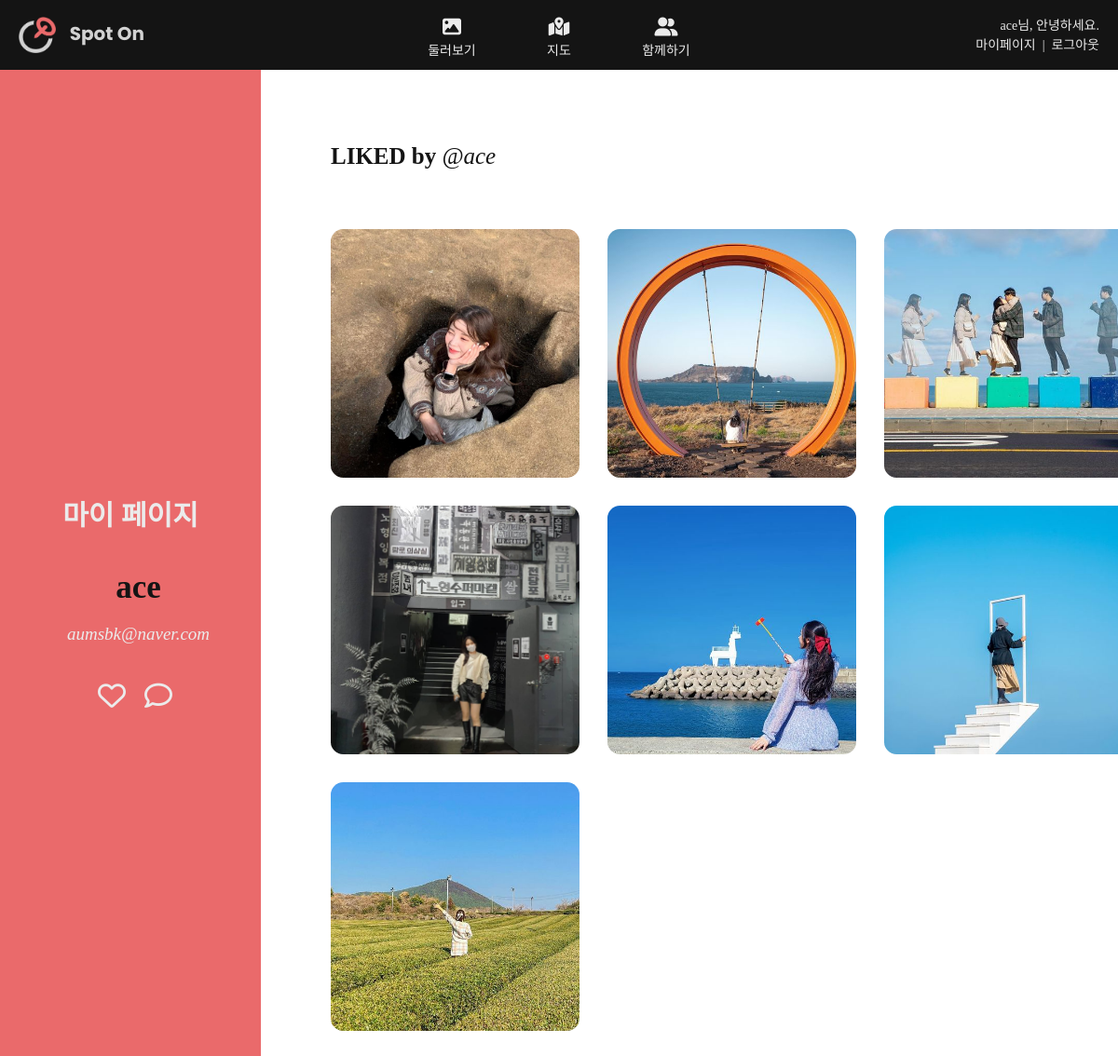
Screenshot of /accounts/mypage/ (signed in) with the database file from the repository.
### accounts/models.py (models this page shows, shortened)
class Profile(models.Model):
    user = models.OneToOneField(User, on_delete=models.CASCADE, null=True)
    email = models.EmailField(max_length=100)
    mbti = models.CharField(max_length=50, null=True)
    type = models.CharField(max_length=100)
    age = models.IntegerField(default=0)
    gender = models.CharField(max_length=50)
    introduce = models.CharField(max_length=100)
    image = models.ImageField(upload_to='accounts', null=True)

### travels/models.py (models this page shows, shortened)
class Travel(models.Model):
    title = models.CharField(max_length=100)
    location = models.CharField(max_length=50)
    region = models.CharField(max_length=100)
    address = models.CharField(max_length=200, null=True, default=1)
    short_content = models.CharField(max_length=50)
    long_content = models.CharField(max_length=100)
    hashtag = models.CharField(max_length=200, default=1)
    image = models.ImageField(upload_to='travels', null=True)
    image_second = models.ImageField(upload_to='travels', null=True)
    created_at = models.DateTimeField(auto_now_add=True)
    liked_users = models.ManyToManyField(User, related_name='liked_travels')
    latitude = models.FloatField(default=0.0)
    longitude = models.FloatField(default=0.0)

### accounts/views.py (the view)
# urls.py: path('mypage/', views.mypage, name='mypage'),
def mypage(request):
    profile = request.user.profile   # 로그인된 유저의 Profile 모델에 접근
    wishlists = request.user.liked_travels.all()  # 로그인된 유저가 좋아요를 누른 포토스팟 목록
    context = {
        'profile': profile,
        'wishlists': wishlists,
    }
    return render(request, 'accounts/mypage.html', context)

### accounts/templates/accounts/mypage.html (shortened to what this page needs)
{% extends 'base.html' %}
{% load static %}
{% block style %}
<link rel="stylesheet" href="{% static 'accounts/mypage_style.css' %}">
{% endblock %}
{% block content %}
<body id="mypage_container">
    <div class="user_navbar">
        <div class="mypage_header">마이 페이지</div><br>
        <ul class="user_links">
            <li class="user_info"><span class="user_name" >{{ profile.user }}</span></li>
            <li class="user_info"><span class="user_email" style="font-style: oblique;">{{ profile.email }}</span></li>
        </ul>
        <ul class="user_icons" style="display: flex; flex-direction: row;">
            <li class="user_link"><a href="#wishlists"><i class="far fa-heart" ></i></a></li>
            <li class="user_link"><a href="#comments"><i class="fa fa-comment-o" aria-hidden="true"></i></a></li>
        </ul>
    </div>
    <br>
    <div class="mypage_pages">
    <div id="wishlists" class="mypage_page" >
        <div class="wishlist_liked">LIKED by <span class="highlight" style="font-style: oblique;">@{{ profile.user }}</span></div><br>
        <div class="wishlist_spots">
            {% for wishlist in wishlists %}
            <div class="wishlist_box">
                <img src="{{ wishlist.image.url }}" alt="위시리스트 이미지" class="wishlist_image">
            </div>
            {% endfor %}
            {% endblock %}

### templates/base.html (shortened to what this page needs)
{% load static %}
<!DOCTYPE html>
<html lang="ko">
<head>
    <link rel="stylesheet" href="{% static 'style.css' %}">
    {% block style %}
    {% endblock %}
    <link href="https://cdn.jsdelivr.net/npm/bootstrap@5.1.3/dist/css/bootstrap.min.css" rel="stylesheet">
    <link href="https://webfontworld.github.io/kopus/KoPubWorldDotum.css" rel="stylesheet">
</head>
<body>
<div class="nav-all">
  <div class="nav-logo">
    <a class="navbar-brand" href="{% url 'index' %}">
      <img id="logo" src="/static/images/logo (6).png">
      <span id="logo-text">Spot On</span>
    </a>
  </div>
  <div class="nav-menu">
    <a id="menu1" class="menu-box" aria-current="page" href="{% url 'travels:spots' %}"><i id="menu1" class="fas fa-image"></i>
      둘러보기</a>
    <a id="menu2" class="menu-box" aria-current="page" href="{% url 'travels:map' %}"><i id="menu2" class="fas fa-map-marked-alt"></i>
      지도</a>
    <a id="menu3" class="menu-box" aria-current="page" href="{% url 'posts:index' %}"><i id="menu3" class="fas fa-user-friends"></i>
      함께하기</a>
  </div>
  <div class="nav-login">
    {% if user.is_authenticated %}
      <div class="nav-login-item">
        {{ user.username }}님, 안녕하세요.
      </div>
      <div class="nav-login-box">
        <div class="nav-login-item">
          <a class="link" aria-current="page" href="{% url 'accounts:mypage' %}">마이페이지</a>
        </div>
        <div>
          &nbsp; |   &nbsp;
        </div>
        <div class="nav-login-item">
          <form method="POST" action="{% url 'accounts:logout' %}">
            <button id="logout_button" type="submit">  로그아웃</button>
          </form>
        </div>
      </div>
    {% endif %}
  </div>
</div>
    {% block content %}
    {% endblock %}
</body>
</html>

### static/style.css (style rules this page uses)
* { padding: 0; margin: 0; font-family: 'KoPubWorldDotum'; box-sizing: border-box; font-weight: 500; }
:root { --main-color1: #EA6A6B; --main-color1-1: #FC6067; --main-color2: #141414; --main-color2-1: #242424; --main-color2-2: #404040; --background-color: #F2F2F2; --shade1: #7F7F7F; --shade2: #BFBFBF; --shade3: #F2F2F2; --shade4: #f7f7f7; --text-color: #EBEBEB; --text-highlight: white; --logo-color:#D2D2D2; --highlight-font:'SEBANG_Gothic_Bold'; --logofont: 'Poppins', sans-serif; }
.nav-all { height: 75px; width: auto; display: flex; justify-content: space-between; background-color: var(--main-color2); color: var(--text-color); font-size: 14px; position: sticky; top: 0; z-index: 10; }
.nav-logo { width: 200px; display: flex; flex-direction: column; justify-content: center; align-items:right; margin-left: 20px; }
#logo { height: 40px; object-fit: contain; margin-right: 10px; }
#logo-text { font-family: 'Poppins', sans-serif; font-weight: bold; font-size: 20px; color: var(--logo-color); }
.navbar-brand { text-decoration-line: none; text-decoration: none; color: var(--text-color); }
.nav-menu { width: 300px; display: flex; justify-content: space-between; margin-bottom: 5px; }
.menu-box { text-decoration-line: none; text-decoration: none; color: var(--text-color); width: 70px; display: flex; flex-direction: column; justify-content: flex-end; align-items:center; font-size: 14px; font-weight: 500; margin-bottom: 5px; }
i { font-size: 20px; padding-bottom: 5px; }
.nav-login { width: 200px; height: 75px; display: flex; flex-direction: column; justify-content: center; align-items: flex-end; margin-right: 20px; }
#logout_button { background: none; border: none; color: var(--text-color); }
.nav-login-box { display: flex; }
.link { text-decoration-line: none; text-decoration: none; color: var(--text-color); }

### accounts/static/accounts/mypage_style.css (style rules this page uses)
.user_navbar { width: 280px; height: 100vh; background-color: #ea6a6b; display: flex; flex-direction: column; justify-content: center; align-items: center; position: fixed; }
.mypage_pages { width: 100%; width: calc(100%-280px); height: 100vh; overflow: scroll; }
a { text-decoration: none; }
.user_links { list-style-type: none; text-align: center; margin-right: 15px; color: #ebebeb; }
.user_link { font-size: 19px; font-weight: bolder; padding: 10px 0px; margin-left: 15px; }
.user_link a { color: #ebebeb; text-decoration: none; display: flex; flex-direction: row; }
.user_link i { font-size: 30px; align-items: center; justify-content: flex-start; color: #ebebeb; }
.user_icons { list-style-type: none; margin: 0; padding: 0; }
.user_icons a { color: white; text-decoration: none; margin: 5px; margin-left: 0; }
.user_icons i { top: 0; bottom: 0; font-size: 30px; display: flex; flex-direction: row; color: #ebebeb; }
.mypage_page { width: 100%; height: 100vh; display: flex; flex-direction: row; padding: 50px 50px 100px 340px; }
.highlight { color: #141414; }
.wishlist_liked { font-size: 25px; font-weight: bolder; margin-bottom: 20px; color: #141414; text-align: left; margin-left: 15px; }
.user_info { font-size: 19px; font-weight: bolder; align-items: center; padding: 5px 0px; color: #ebebeb; }
.mypage_page { display: flex; flex-direction: column; }
.mypage_header { font-weight: bolder; font-size: 30px; margin-top: 40px; color: #ebebeb; }
.user_name { font-size: 35px; text-align: center; font-weight: bolder; color: #141414; }
.wishlist_spots { width: 1200px; display: flex; flex-direction: row; flex-wrap: wrap; justify-content: flex-start; align-items: center; }
.wishlist_box { width: 267px; height: 267px; position: relative; margin: 15px; }
.wishlist_image { width: 267px; height: 267px; object-fit: cover; border-radius: 5%; }

### rows the page displays
Profile: user "ace", email "aumsbk@naver.com"
Travel: image (picture)
Travel: image (picture)
Travel: image (picture)
Travel: image (picture)
Travel: image (picture)
Travel: image (picture)
Travel: image (picture)

### other values shown
{{ user.username }} "ace"
